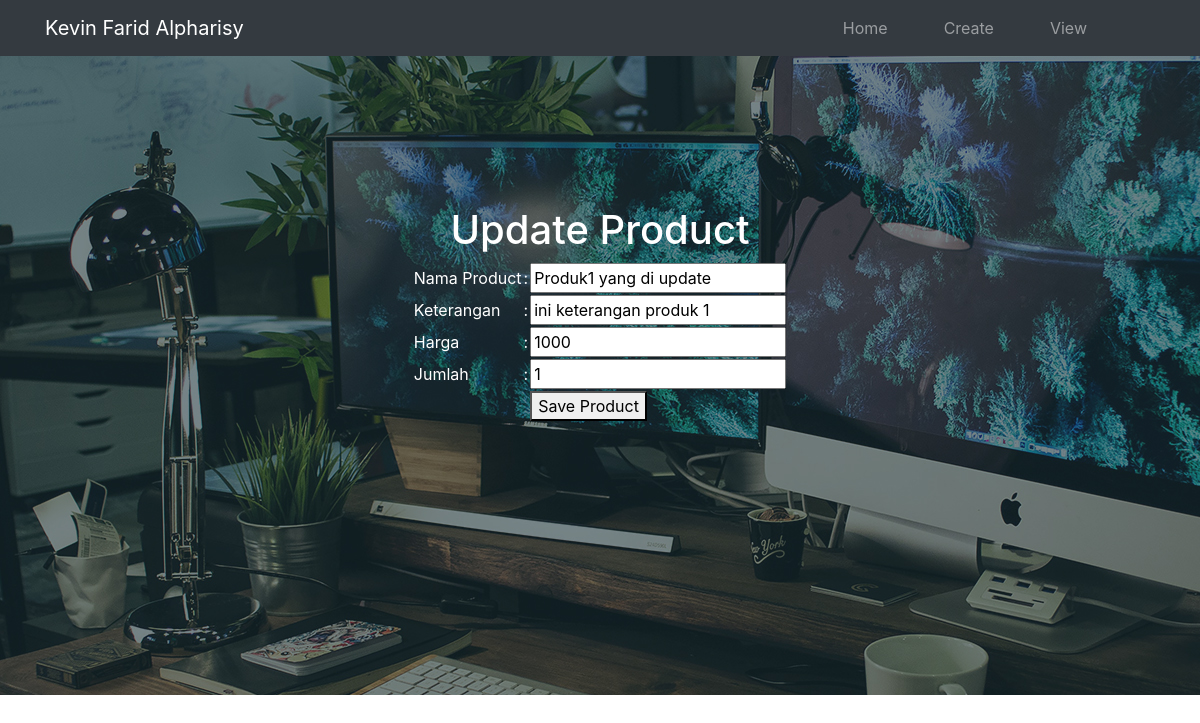
Page /update.php?id=7 on the committed database.
### tables this page shows
CREATE TABLE `produk` (
  `productID` int(11) NOT NULL,
  `nama_produk` varchar(32) NOT NULL,
  `keterangan` varchar(50) NOT NULL,
  `harga` int(11) NOT NULL,
  `jumlah` int(11) NOT NULL
);

### update.php (the view, shortened to what this page needs)
<?php
    include 'konek.php';
    $id = $_GET["id"];
    $getData = $connection->query("SELECT * FROM produk WHERE productID = ".$id );
    $getData = $getData->fetch_assoc();
?>
<!doctype html>
<html lang="en">
  <head>
    <link rel="stylesheet" href="https://maxcdn.bootstrapcdn.com/bootstrap/4.0.0/css/bootstrap.min.css">
    <link rel="stylesheet" href="style.css">
  </head>
  <body>
  <nav class="navbar navbar-expand-lg navbar-dark bg-dark">
    <div class="container">
    <a class="navbar-brand" style="color:white;">Kevin Farid Alpharisy</a>
    <div class="collapse navbar-collapse" id="navbarNavAltMarkup">
        <div class="navbar-nav ml-auto">
        <a class="nav-item nav-link" href="index.php">Home </a>
        <a class="nav-item nav-link" href="create.php">Create</a>
        <a class="nav-item nav-link" href="view.php">View</a>
        </div>
    </div>
    </div>
    </nav>
<header class="laman-update">
  <div class="container">
      <div class="row">
          <div class="col text-center">
          <h1 class="judul-update"> Update Product</h1>
          </div>
      </div>
      <div class="row justify-content-center">
          <div class="col d-flex justify-content-center">
                <form action="updateProduct.php" method="post" enctype="multipart/form-data">
                <table>
                    <tr>
                    <td> Nama Product</td>
                    <td>:</td>
                    <td><input type="text" name="nama_produk" value="<?=$getData["nama_produk"]?>"></td>
                    </tr>
                    <tr>
                    <td> Keterangan</td>
                    <td>:</td>
                    <td><input type="text" name="keterangan" value="<?=$getData["keterangan"]?>"></td>
                    </tr>
                    <tr>
                    <td> Harga</td>
                    <td>:</td>
                    <td><input type="number" name="harga" value="<?=$getData["harga"]?>"></td>
                    </tr>
                    <tr>
                    <td> Jumlah</td>
                    <td>:</td>
                    <td><input type="number" name="jumlah" value="<?=$getData["jumlah"]?>"></td>
                    </tr>
                    <tr>
                    <td></td>
                    <td></td>
                    <td><button>Save Product</button></td>
                    </tr>
                </table>
                </form>
          </div>
      </div>
  </div>
  </header>
  </body>
</html>

### style.css (style rules this page uses)
.navbar .navbar-nav { margin-right: 20px; }
.nav-link { margin-right: 40px; }
header.laman-update { background-image: url(img/latar.jpg); height: 639px; color: white; }
header h1.judul-update { margin-top: 150px; }
nav a.nav-link { color: white; }

### rows in the picture
produk: nama_produk "Produk1 yang di update", keterangan "ini keterangan produk 1", harga "1000", jumlah "1"
